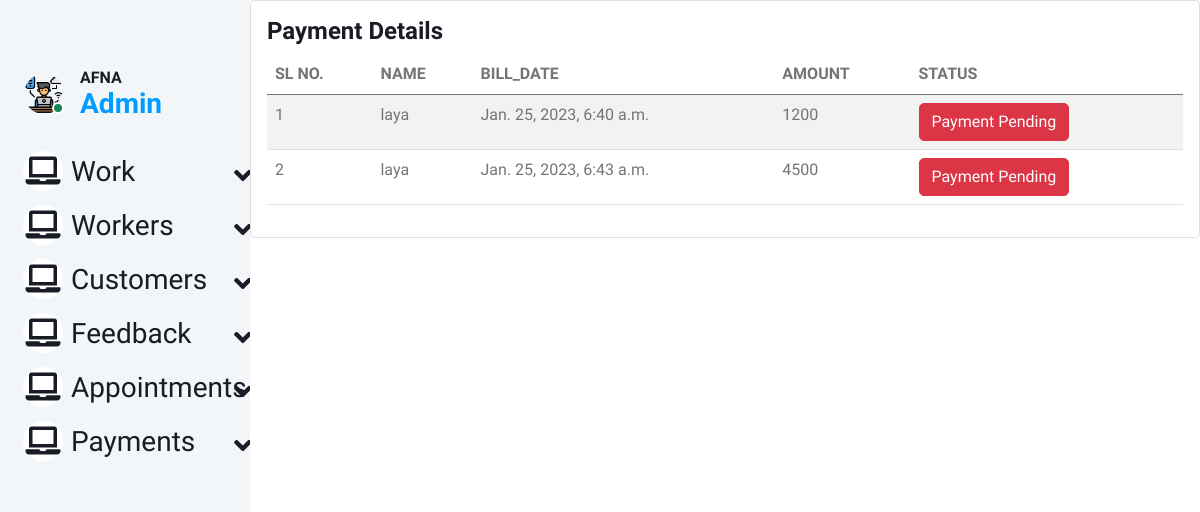
Page /view_bill on the earlier database version.
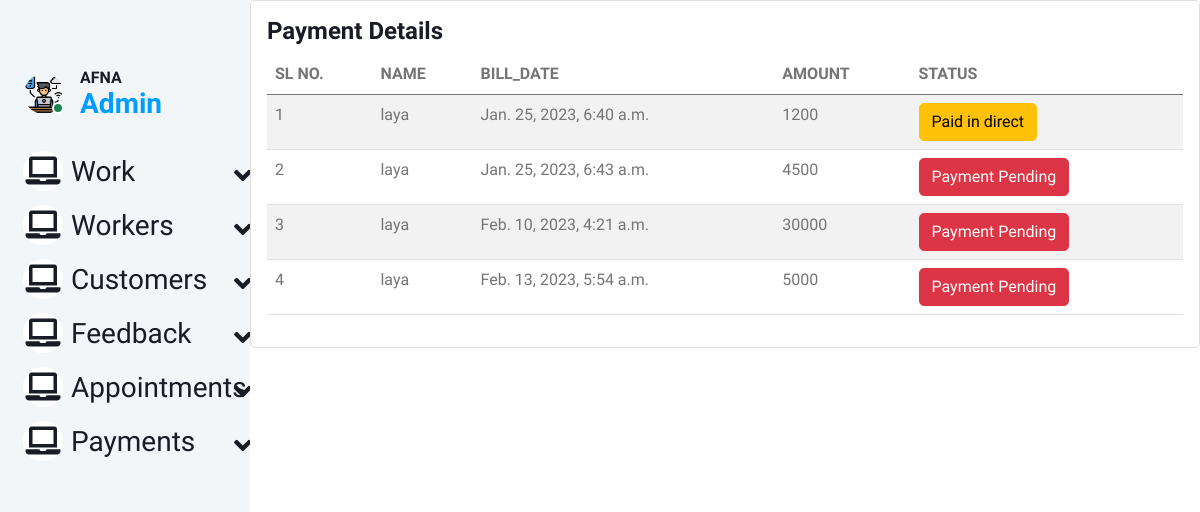
Same page on the later database version.
### online_home_service_app/models.py (models this page shows)
class Bill(models.Model):
    name = models.ForeignKey(Register, on_delete=models.CASCADE)
    bill_date = models.DateTimeField(auto_now_add=True)
    amount = models.IntegerField()
    paid_on = models.DateField(auto_now=True)
    status = models.IntegerField(default=0)

class Register(models.Model):
    user = models.OneToOneField(Login,on_delete=models.CASCADE)
    name = models.CharField(max_length=100)
    address = models.CharField(max_length=100)
    mobile = models.CharField(max_length=10)
    email = models.EmailField()
    def __str__(self):
        return self.name

### online_home_service_app/views.py (the view)
# urls.py: path("view_bill", views.view_bill, name="view_bill"),
def view_bill(request):
    bill = Bill.objects.all()
    print(bill)
    return render(request, 'admin/view_payment_details.html', {'bill': bill})

### templates/admin/view_payment_details.html
{% extends 'admin/admin base.html' %}
{% load crispy_forms_tags %}
{% block content %}
<div class="col-lg-18 grid-margin stretch-card">
              <div class="card">
                <div class="card-body">
                  <h4 class="card-title">Payment Details</h4>
                  <div class="table-responsive">
                    <table class="table table-striped">
                      <thead>
                        <tr>
                          <th>SL NO.</th>
                          <th>NAME</th>
                          <th>BILL_DATE</th>
                          <th>AMOUNT</th>
                          <th>STATUS</th>
                        </tr>
                      </thead>
                      <tbody>
                      {% for i in bill %}
                        <tr>
                          <td>{{forloop.counter}}</td>
                          <td>{{ i.name }}</td>
                          <td>{{ i.bill_date }}</td>
                          <td>{{ i.amount }}</td>
                          <td>
                              {% if i.status == 0 %}
                        <button type="button" class="btn btn-danger">Payment Pending</button>
                        {% elif i.status == 1 %}
                        <button type="button" class="btn btn-warning">Payment Confirmed</button>
                            {% elif i.status == 2 %}
                        <button type="button" class="btn btn-warning">Paid in direct</button>
                              {% endif %}
                          </td>
                        </tr>
                      {% endfor %}
                      </tbody>
                    </table>
                  </div>
                </div>
              </div>
            </div>
{% endblock %}

Differences in the rows shown:
changed Bill "Jan. 25, 2023, 6:40 a.m.": status "Payment Pending" → "Paid in direct"
added Bill: name "laya", bill_date "Feb. 10, 2023, 4:21 a.m.", amount "30000", status "Payment Pending"
added Bill: name "laya", bill_date "Feb. 13, 2023, 5:54 a.m.", amount "5000", status "Payment Pending"
